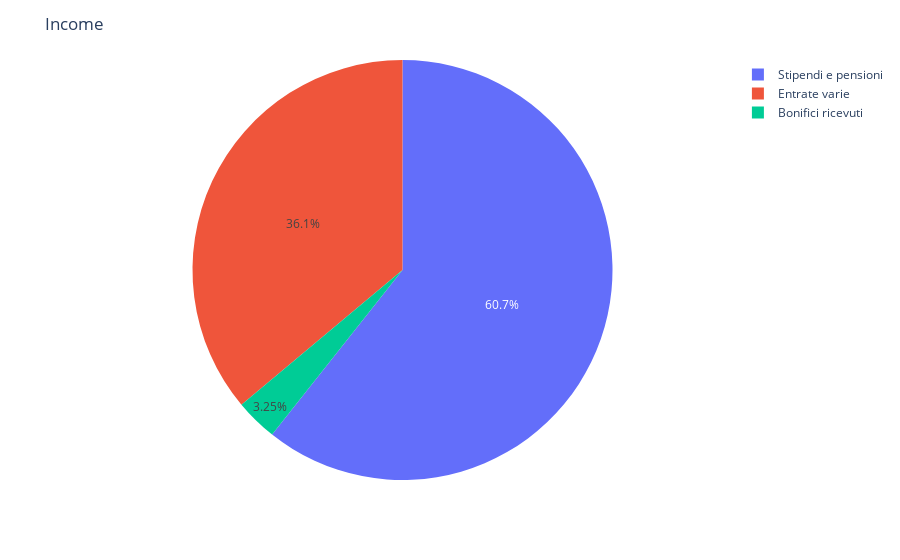

Notebook code cell kept with this figure:
### Code cell
# Crea il pie chart
fig = px.pie(df_positive, values=abs(df_positive["Importo"]), names=df_positive["Categoria "])

# Aggiungi il titolo al grafico
fig.update_layout(title='Income')

# Mostra il grafico
fig.show()

### Figure 1 — Plotly figure (JSON) as saved in the notebook; plotly's stock layout.template omitted (floating-point values rounded to 4 significant figures)
{"data": [{"domain": {"x": [0, 1], "y": [0, 1]}, "hovertemplate": "Categoria =%{label}<br>value=%{value}<extra></extra>", "labels": ["Stipendi e pensioni", "Bonifici ricevuti", "Entrate varie", "Entrate varie", "Bonifici ricevuti"], "legendgroup": "", "name": "", "showlegend": true, "type": "pie", "values": [1681.0, 10, 400, 600, 80]}], "layout": {"legend": {"tracegroupgap": 0}, "margin": {"t": 60}, "title": {"text": "Income"}}}
